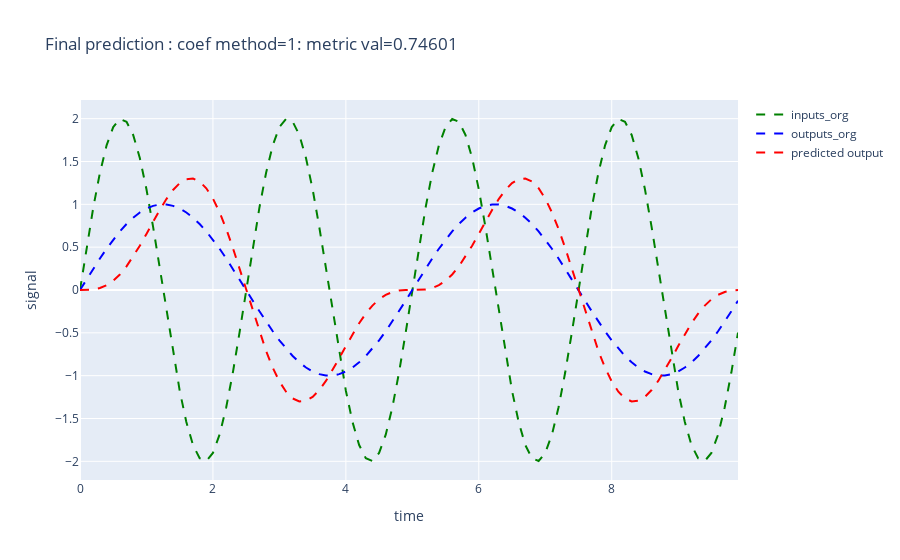

Source (notebook cell):
### Markdown cell above
## Success: Let's see the fit

Putting all four steps into a single function, see github, we can test all possible combinations of tunning parameters and find the best model that can predict the output using the input signal.

### Code cell
pred_output, tf_pred, r_squared, sysmeth, discon, which_setting = optimize_n4sid_settings(inputs0, outputs0, t, ts)
